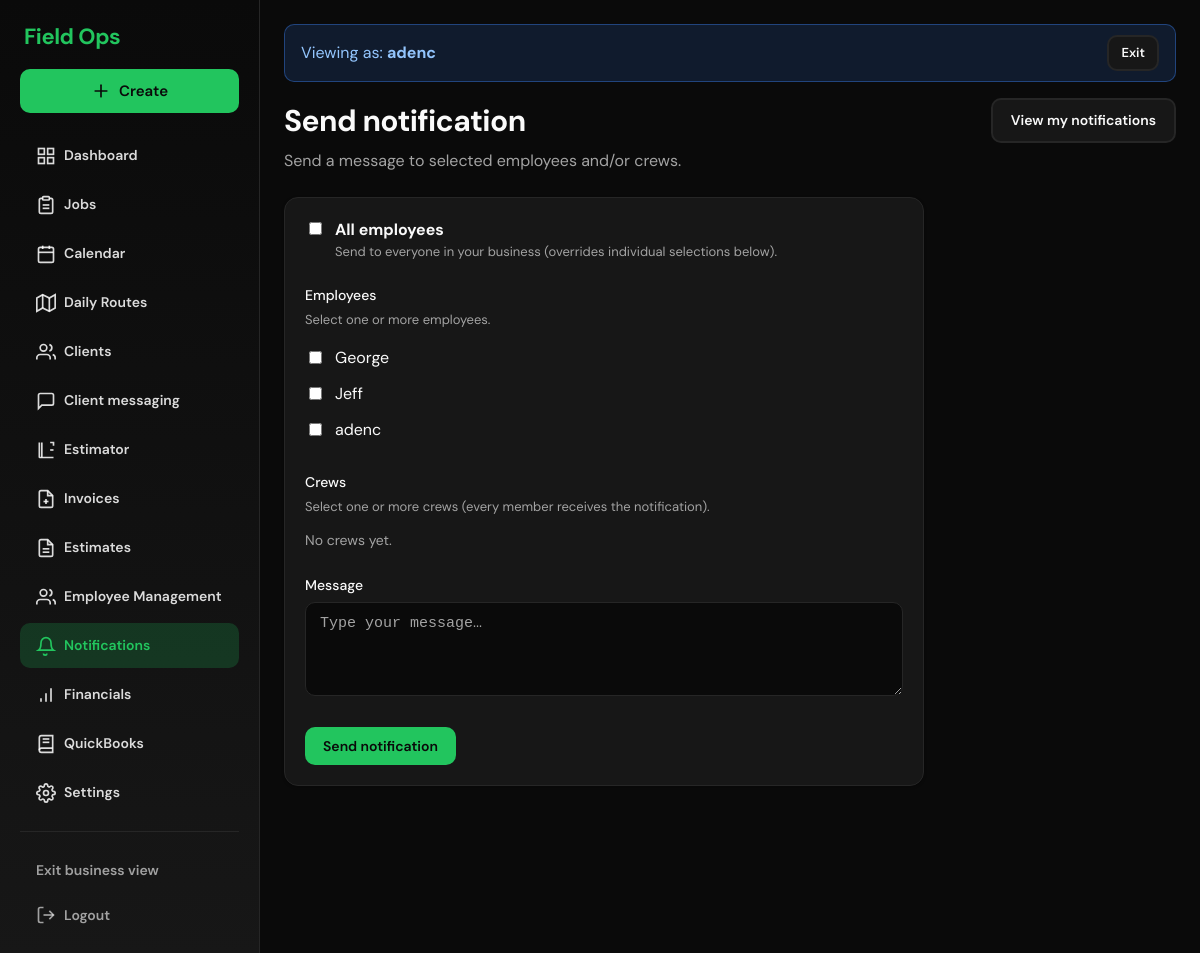
Screenshot of /employees/notifications/send/ (signed in) with the database file from the repository.
### accounts/models.py (models this page shows, shortened)
class User(AbstractUser):
    ROLE_CHOICES = [
        ('owner', 'Owner'),
        ('crew', 'Crew'),
    ]
    business = models.ForeignKey(
        Business,
        on_delete=models.CASCADE,
        related_name='users',
        null=True,  # Owner can be null initially if needed
        blank=True
    )
    role = models.CharField(max_length=10, choices=ROLE_CHOICES, default='crew')
    hourly_rate = models.DecimalField(
        max_digits=8,
        decimal_places=2,
        null=True,
        blank=True,
        help_text='Hourly cost for crew members (used for labor cost reporting)'
    )
    phone = models.CharField(max_length=20, blank=True)
    address_line1 = models.CharField(max_length=255, blank=True, verbose_name='Address')
    address_line2 = models.CharField(max_length=255, blank=True)
    city = models.CharField(max_length=100, blank=True)
    state = models.CharField(max_length=50, blank=True)
    postal_code = models.CharField(max_length=20, blank=True, verbose_name='ZIP / Postal code')
    color = models.CharField(
        max_length=7,
        blank=True,
        default='',
        help_text='Hex color for calendar/route (e.g. #3b82f6). Owner can customize.'
    )

### accounts/views.py (the view)
# urls.py: path("notifications/send/", views.notification_send, name="notification_send"),
@role_required("owner")
@require_http_methods(["GET", "POST"])
def notification_send(request):
    business = _get_business(request)
    if not business:
        messages.error(request, "You must be associated with a business.")
        return redirect("/")
    if request.method == "POST":
        form = SendNotificationForm(request.POST, business=business)
        if form.is_valid():
            message = form.cleaned_data["message"].strip()
            if not message:
                messages.error(request, "Please enter a message.")
            else:
                recipient_ids = set()
                if form.cleaned_data.get("send_to_all"):
                    recipient_ids.update(
                        User.objects.filter(business=business)
                        .exclude(pk=request.user.pk)
                        .values_list("pk", flat=True)
                    )
                else:
                    emp_ids = [int(x) for x in (form.cleaned_data.get("employees") or [])]
                    crew_ids = [int(x) for x in (form.cleaned_data.get("crews") or [])]
                    if emp_ids:
                        recipient_ids.update(
                            User.objects.filter(business=business, id__in=emp_ids).values_list("pk", flat=True)
                        )
                    if crew_ids:
                        for crew in Crew.objects.filter(business=business, id__in=crew_ids).prefetch_related("members"):
                            recipient_ids.update(crew.members.values_list("pk", flat=True))
                recipient_ids.discard(request.user.pk)
                created = 0
                for to_user_id in recipient_ids:
                    Notification.objects.create(
                        business=business,
                        from_user=request.user,
                        to_user_id=to_user_id,
                        message=message,
                    )
                    created += 1
                if created:
                    messages.success(request, f"Notification sent to {created} employee(s).")
                else:
                    messages.warning(request, "No recipients found.")
                return redirect("notification_send")
    else:
        form = SendNotificationForm(business=business)
    return render(request, "accounts/notification_send.html", {"form": form})

### accounts/templates/accounts/notification_send.html (shortened to what this page needs)
{% extends "base.html" %}
{% block content %}
<div class="page-header" style="display: flex; justify-content: space-between; align-items: flex-start; flex-wrap: wrap; gap: 16px;">
  <div>
    <h1>Send notification</h1>
    <p>Send a message to selected employees and/or crews.</p>
  </div>
  <a href="{% url 'notification_inbox' %}" class="btn btn-secondary">View my notifications</a>
</div>
<div class="card" style="max-width: 640px;">
  <form method="post" action="{% url 'notification_send' %}">
    <div style="margin-bottom: 24px;">
      <label class="notification-send-option" style="display: flex; align-items: flex-start; gap: 10px; cursor: pointer;">
        <input type="checkbox" name="send_to_all" id="id_send_to_all" {% if form.send_to_all.value %}checked{% endif %} style="margin-top: 4px;">
        <span>
          <strong>All employees</strong>
          <span style="display: block; color: var(--text-muted); font-size: 13px;">{{ form.send_to_all.help_text }}</span>
        </span>
      </label>
    </div>
    <div style="margin-bottom: 24px;">
      <span style="display: block; font-size: 14px; font-weight: 500; margin-bottom: 8px;">{{ form.employees.label }}</span>
      <p style="color: var(--text-muted); font-size: 13px; margin: -4px 0 10px 0;">{{ form.employees.help_text }}</p>
      <div class="notification-checkbox-group" id="employees-group">
        {% for value, label in form.employees.field.choices %}
        <label class="notification-send-option" style="display: flex; align-items: center; gap: 10px; cursor: pointer; padding: 6px 0;">
          <input type="checkbox" name="employees" value="{{ value }}" id="id_employees_{{ forloop.counter0 }}" {% if form.employees.value and value in form.employees.value %}checked{% endif %}>
          <span>{{ label }}</span>
        </label>
        {% empty %}
        <p style="color: var(--text-muted); font-size: 14px;">No employees yet.</p>
        {% endfor %}
      </div>
    </div>
    <div style="margin-bottom: 24px;">
      <span style="display: block; font-size: 14px; font-weight: 500; margin-bottom: 8px;">{{ form.crews.label }}</span>
      <p style="color: var(--text-muted); font-size: 13px; margin: -4px 0 10px 0;">{{ form.crews.help_text }}</p>
      <div class="notification-checkbox-group" id="crews-group">
        {% for value, label in form.crews.field.choices %}
        <label class="notification-send-option" style="display: flex; align-items: center; gap: 10px; cursor: pointer; padding: 6px 0;">
          <input type="checkbox" name="crews" value="{{ value }}" id="id_crews_{{ forloop.counter0 }}" {% if form.crews.value and value in form.crews.value %}checked{% endif %}>
          <span>{{ label }}</span>
        </label>
        {% empty %}
        <p style="color: var(--text-muted); font-size: 14px;">No crews yet.</p>
        {% endfor %}
      </div>
    </div>
    <div style="margin-bottom: 24px;">
      <label for="id_message" style="display: block; font-size: 14px; font-weight: 500; margin-bottom: 6px;">{{ form.message.label }}</label>
      <textarea name="message" id="id_message" required rows="4" maxlength="2000" placeholder="Type your message…" style="width: 100%; padding: 12px 14px; border: 1px solid var(--border); border-radius: 10px; font-size: 15px; resize: vertical;">{{ form.message.value|default:'' }}</textarea>
    </div>
    <button type="submit" class="btn btn-primary">Send notification</button>
  </form>
</div>
{% endblock %}

### templates/base.html (shortened to what this page needs)
<!DOCTYPE html>
<html lang="en">
<head>
</head>
<body>
  {% if user.is_authenticated %}
    <aside class="sidebar">
      <div class="sidebar-brand">Field Ops</div>
      {% if user.role != "crew" %}
      <div class="sidebar-create-wrap">
        <button type="button" class="btn btn-create" id="sidebar-create-btn" aria-expanded="false" aria-haspopup="true">
          <svg class="nav-icon" viewBox="0 0 24 24" fill="none" stroke="currentColor" stroke-width="2" stroke-linecap="round" stroke-linejoin="round"><line x1="12" y1="5" x2="12" y2="19"/><line x1="5" y1="12" x2="19" y2="12"/></svg>
          Create
        </button>
      </div>
      {% endif %}
      <nav class="sidebar-nav">
        {% if user.role == "crew" %}
          <a href="/jobs/crew/" class="btn btn-nav {% if '/jobs/crew' in request.path %}active{% endif %}">
            <svg class="nav-icon" viewBox="0 0 24 24" fill="none" stroke="currentColor" stroke-width="2"><path d="M16 4h2a2 2 0 0 1 2 2v14a2 2 0 0 1-2 2H6a2 2 0 0 1-2-2V6a2 2 0 0 1 2-2h2"/><rect x="8" y="2" width="8" height="4" rx="1" ry="1"/><line x1="8" y1="12" x2="16" y2="12"/><line x1="8" y1="16" x2="16" y2="16"/></svg>
            Today's Jobs
          </a>
          <a href="/time/" class="btn btn-nav {% if '/time' in request.path %}active{% endif %}">
            <svg class="nav-icon" viewBox="0 0 24 24" fill="none" stroke="currentColor" stroke-width="2"><circle cx="12" cy="12" r="10"/><polyline points="12 6 12 12 16 14"/></svg>
            Time Clock
          </a>
          <a href="{% url 'notification_inbox' %}" class="btn btn-nav {% if '/notifications/inbox' in request.path %}active{% endif %}" style="position: relative;">
            <svg class="nav-icon" viewBox="0 0 24 24" fill="none" stroke="currentColor" stroke-width="2"><path d="M18 8A6 6 0 0 0 6 8c0 7-3 9-3 9h18s-3-2-3-9"/><path d="M13 21a2 2 0 0 1-2 2 2 2 0 0 1-2-2"/></svg>
            Notifications
            {% if notification_unread_count > 0 %}<span class="nav-badge">{{ notification_unread_count }}</span>{% endif %}
          </a>
        {% else %}
          <a href="/" class="btn btn-nav {% if request.path == '/' or request.path == '' %}active{% endif %}">
            <svg class="nav-icon" viewBox="0 0 24 24" fill="none" stroke="currentColor" stroke-width="2"><rect x="3" y="3" width="7" height="7"/><rect x="14" y="3" width="7" height="7"/><rect x="14" y="14" width="7" height="7"/><rect x="3" y="14" width="7" height="7"/></svg>
            Dashboard
          </a>
          <a href="{% url 'job_list' %}" class="btn btn-nav {% if request.path == '/jobs/' or request.path == '/jobs' %}active{% endif %}">
            <svg class="nav-icon" viewBox="0 0 24 24" fill="none" stroke="currentColor" stroke-width="2"><path d="M16 4h2a2 2 0 0 1 2 2v14a2 2 0 0 1-2 2H6a2 2 0 0 1-2-2V6a2 2 0 0 1 2-2h2"/><rect x="8" y="2" width="8" height="4" rx="1" ry="1"/><line x1="8" y1="12" x2="16" y2="12"/><line x1="8" y1="16" x2="16" y2="16"/></svg>
            Jobs
          </a>
          <a href="/jobs/calendar/" class="btn btn-nav {% if '/jobs/calendar' in request.path %}active{% endif %}">
            <svg class="nav-icon" viewBox="0 0 24 24" fill="none" stroke="currentColor" stroke-width="2"><rect x="3" y="4" width="18" height="18" rx="2" ry="2"/><line x1="16" y1="2" x2="16" y2="6"/><line x1="8" y1="2" x2="8" y2="6"/><line x1="3" y1="10" x2="21" y2="10"/></svg>
            Calendar
          </a>
          <a href="/jobs/routes/" class="btn btn-nav {% if '/jobs/routes' in request.path %}active{% endif %}">
            <svg class="nav-icon" viewBox="0 0 24 24" fill="none" stroke="currentColor" stroke-width="2"><polygon points="1 6 1 22 8 18 16 22 23 18 23 2 16 6 8 2 1 6"/><line x1="8" y1="2" x2="8" y2="18"/><line x1="16" y1="6" x2="16" y2="22"/></svg>
            Daily Routes
          </a>
          <a href="/clients/" class="btn btn-nav {% if '/clients' in request.path and '/clients/messages' not in request.path %}active{% endif %}">
            <svg class="nav-icon" viewBox="0 0 24 24" fill="none" stroke="currentColor" stroke-width="2"><path d="M17 21v-2a4 4 0 0 0-4-4H5a4 4 0 0 0-4 4v2"/><circle cx="9" cy="7" r="4"/><path d="M23 21v-2a4 4 0 0 0-3-3.87"/><path d="M16 3.13a4 4 0 0 1 0 7.75"/></svg>
            Clients
          </a>
          <a href="{% url 'client_messages_list' %}" class="btn btn-nav {% if '/clients/messages' in request.path %}active{% endif %}">
            <svg class="nav-icon" viewBox="0 0 24 24" fill="none" stroke="currentColor" stroke-width="2"><path d="M21 15a2 2 0 0 1-2 2H7l-4 4V5a2 2 0 0 1 2-2h14a2 2 0 0 1 2 2z"/></svg>
            Client messaging
          </a>
          <a href="/estimator/" class="btn btn-nav {% if '/estimator' in request.path %}active{% endif %}">
            <svg class="nav-icon" viewBox="0 0 24 24" fill="none" stroke="currentColor" stroke-width="2"><path d="M21 21H4.6a.6.6 0 0 1-.6-.6V3"/><path d="M21 7V3h-4"/><path d="M7 3v18"/><path d="M21 12h-4"/></svg>
            Estimator
          </a>
          <a href="/billing/" class="btn btn-nav {% if '/billing' in request.path and 'estimates' not in request.path %}active{% endif %}">
            <svg class="nav-icon" viewBox="0 0 24 24" fill="none" stroke="currentColor" stroke-width="2"><path d="M14 2H6a2 2 0 0 0-2 2v16a2 2 0 0 0 2 2h12a2 2 0 0 0 2-2V8z"/><polyline points="14 2 14 8 20 8"/><path d="M12 18v-6"/><path d="M9 15h6"/></svg>
            Invoices
          </a>
          <a href="/billing/estimates/" class="btn btn-nav {% if '/billing/estimates' in request.path %}active{% endif %}">
            <svg class="nav-icon" viewBox="0 0 24 24" fill="none" stroke="currentColor" stroke-width="2"><path d="M14 2H6a2 2 0 0 0-2 2v16a2 2 0 0 0 2 2h12a2 2 0 0 0 2-2V8z"/><polyline points="14 2 14 8 20 8"/><line x1="16" y1="13" x2="8" y2="13"/><line x1="16" y1="17" x2="8" y2="17"/></svg>
            Estimates
          </a>
          <a href="{% url 'employee_management' %}" class="btn btn-nav {% if '/employee-management' in request.path %}active{% endif %}">
            <svg class="nav-icon" viewBox="0 0 24 24" fill="none" stroke="currentColor" stroke-width="2"><path d="M17 21v-2a4 4 0 0 0-4-4H5a4 4 0 0 0-4 4v2"/><circle cx="9" cy="7" r="4"/><path d="M23 21v-2a4 4 0 0 0-3-3.87"/><path d="M16 3.13a4 4 0 0 1 0 7.75"/></svg>
            Employee Management
          </a>
          <a href="{% url 'notification_send' %}" class="btn btn-nav {% if '/notifications/send' in request.path %}active{% endif %}">
            <svg class="nav-icon" viewBox="0 0 24 24" fill="none" stroke="currentColor" stroke-width="2"><path d="M18 8A6 6 0 0 0 6 8c0 7-3 9-3 9h18s-3-2-3-9"/><path d="M13 21a2 2 0 0 1-2 2 2 2 0 0 1-2-2"/></svg>
            Notifications
          </a>
          <a href="{% url 'financials:dashboard' %}" class="btn btn-nav {% if '/financials' in request.path %}active{% endif %}">
            <svg class="nav-icon" viewBox="0 0 24 24" fill="none" stroke="currentColor" stroke-width="2"><line x1="12" y1="20" x2="12" y2="10"/><line x1="18" y1="20" x2="18" y2="4"/><line x1="6" y1="20" x2="6" y2="16"/></svg>
            Financials
          </a>
          <a href="{% url 'quickbooks:settings' %}" class="btn btn-nav {% if '/quickbooks' in request.path %}active{% endif %}">
            <svg class="nav-icon" viewBox="0 0 24 24" fill="none" stroke="currentColor" stroke-width="2"><path d="M4 19.5A2.5 2.5 0 0 1 6.5 17H20"/><path d="M6.5 2H20v20H6.5A2.5 2.5 0 0 1 4 19.5v-15A2.5 2.5 0 0 1 6.5 2z"/><line x1="8" y1="6" x2="16" y2="6"/><line x1="8" y1="10" x2="16" y2="10"/></svg>
            QuickBooks
          </a>
          <a href="/settings/" class="btn btn-nav {% if '/settings' in request.path %}active{% endif %}">
            Settings
          </a>
        {% endif %}
      </nav>
      <div class="sidebar-divider"></div>
      <div class="sidebar-footer">
        {% if user.is_superuser %}
        {% if request.session.platform_business_id %}
        <a href="{% url 'platform_exit' %}" class="btn btn-nav">Exit business view</a>
        {% else %}
        <a href="{% url 'platform_home' %}" class="btn btn-nav">Platform admin</a>
        {% endif %}
        {% endif %}
        <form action="{% url 'logout' %}" method="post" class="logout-form-inline">
          <button type="submit" class="btn btn-nav">
            <svg class="nav-icon" viewBox="0 0 24 24" fill="none" stroke="currentColor" stroke-width="2"><path d="M9 21H5a2 2 0 0 1-2-2V5a2 2 0 0 1 2-2h4"/><polyline points="16 17 21 12 16 7"/><line x1="21" y1="12" x2="9" y2="12"/></svg>
            Logout
          </button>
        </form>
      </div>
    </aside>
  {% endif %}
  <main class="main-wrap">
    <div class="content">
      {% if user.is_superuser and request.session.platform_business_name %}
      <div class="platform-banner">
        <span>Viewing as: <strong>{{ request.session.platform_business_name }}</strong></span>
        <a href="{% url 'platform_exit' %}" class="btn btn-secondary btn-sm">Exit</a>
      </div>
      {% endif %}
      {% block content %}{% endblock %}
    </div>
  </main>
</body>
</html>

### rows the page displays
User: session.platform_business_name "adenc", choices "adenc"
User: choices "George"
User: choices "Jeff"
